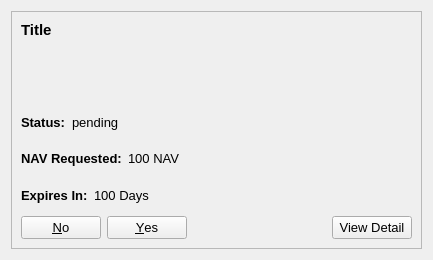
<?xml version="1.0" encoding="UTF-8"?>
<ui version="4.0">
 <class>CommunityFundDisplay</class>
 <widget class="QWidget" name="CommunityFundDisplay">
  <property name="geometry">
   <rect>
    <x>0</x>
    <y>0</y>
    <width>433</width>
    <height>260</height>
   </rect>
  </property>
  <property name="sizePolicy">
   <sizepolicy hsizetype="Maximum" vsizetype="Maximum">
    <horstretch>0</horstretch>
    <verstretch>0</verstretch>
   </sizepolicy>
  </property>
  <property name="minimumSize">
   <size>
    <width>433</width>
    <height>260</height>
   </size>
  </property>
  <property name="maximumSize">
   <size>
    <width>433</width>
    <height>260</height>
   </size>
  </property>
  <property name="baseSize">
   <size>
    <width>433</width>
    <height>433</height>
   </size>
  </property>
  <property name="windowTitle">
   <string>Form</string>
  </property>
  <layout class="QVBoxLayout" name="verticalLayout_2">
   <item>
    <widget class="QFrame" name="frame">
     <property name="sizePolicy">
      <sizepolicy hsizetype="Maximum" vsizetype="Maximum">
       <horstretch>0</horstretch>
       <verstretch>0</verstretch>
      </sizepolicy>
     </property>
     <property name="maximumSize">
      <size>
       <width>433</width>
       <height>433</height>
      </size>
     </property>
     <property name="baseSize">
      <size>
       <width>433</width>
       <height>433</height>
      </size>
     </property>
     <property name="frameShape">
      <enum>QFrame::StyledPanel</enum>
     </property>
     <property name="frameShadow">
      <enum>QFrame::Raised</enum>
     </property>
     <layout class="QVBoxLayout" name="verticalLayout">
      <item>
       <widget class="QLabel" name="title">
        <property name="sizePolicy">
         <sizepolicy hsizetype="Maximum" vsizetype="MinimumExpanding">
          <horstretch>0</horstretch>
          <verstretch>0</verstretch>
         </sizepolicy>
        </property>
        <property name="minimumSize">
         <size>
          <width>433</width>
          <height>30</height>
         </size>
        </property>
        <property name="maximumSize">
         <size>
          <width>433</width>
          <height>80</height>
         </size>
        </property>
        <property name="baseSize">
         <size>
          <width>0</width>
          <height>0</height>
         </size>
        </property>
        <property name="font">
         <font>
          <pointsize>11</pointsize>
          <weight>75</weight>
          <bold>true</bold>
         </font>
        </property>
        <property name="text">
         <string>Title</string>
        </property>
        <property name="alignment">
         <set>Qt::AlignLeading|Qt::AlignLeft|Qt::AlignTop</set>
        </property>
        <property name="wordWrap">
         <bool>true</bool>
        </property>
        <property name="openExternalLinks">
         <bool>true</bool>
        </property>
        <property name="textInteractionFlags">
         <set>Qt::LinksAccessibleByMouse</set>
        </property>
       </widget>
      </item>
      <item>
       <layout class="QVBoxLayout" name="verticalLayoutProposal">
        <item>
         <layout class="QHBoxLayout" name="horizontalLayoutStatus">
          <item>
           <widget class="QLabel" name="labelTitleStatus">
            <property name="sizePolicy">
             <sizepolicy hsizetype="Maximum" vsizetype="Preferred">
              <horstretch>0</horstretch>
              <verstretch>0</verstretch>
             </sizepolicy>
            </property>
            <property name="font">
             <font>
              <pointsize>10</pointsize>
              <weight>75</weight>
              <bold>true</bold>
             </font>
            </property>
            <property name="text">
             <string>Status:</string>
            </property>
           </widget>
          </item>
          <item>
           <widget class="QLabel" name="labelStatus">
            <property name="baseSize">
             <size>
              <width>433</width>
              <height>433</height>
             </size>
            </property>
            <property name="font">
             <font>
              <pointsize>10</pointsize>
             </font>
            </property>
            <property name="text">
             <string>pending</string>
            </property>
           </widget>
          </item>
         </layout>
        </item>
        <item>
         <layout class="QHBoxLayout" name="horizontalLayoutRequested">
          <item>
           <widget class="QLabel" name="labelTitleRequested">
            <property name="sizePolicy">
             <sizepolicy hsizetype="Maximum" vsizetype="Preferred">
              <horstretch>0</horstretch>
              <verstretch>0</verstretch>
             </sizepolicy>
            </property>
            <property name="font">
             <font>
              <pointsize>10</pointsize>
              <weight>75</weight>
              <bold>true</bold>
             </font>
            </property>
            <property name="text">
             <string>NAV Requested:</string>
            </property>
           </widget>
          </item>
          <item>
           <widget class="QLabel" name="labelRequested">
            <property name="font">
             <font>
              <pointsize>10</pointsize>
             </font>
            </property>
            <property name="text">
             <string>100 NAV</string>
            </property>
           </widget>
          </item>
         </layout>
        </item>
        <item>
         <layout class="QHBoxLayout" name="horizontalLayoutDuration">
          <item>
           <widget class="QLabel" name="labelTitleDuration">
            <property name="sizePolicy">
             <sizepolicy hsizetype="Maximum" vsizetype="Preferred">
              <horstretch>0</horstretch>
              <verstretch>0</verstretch>
             </sizepolicy>
            </property>
            <property name="font">
             <font>
              <pointsize>10</pointsize>
              <weight>75</weight>
              <bold>true</bold>
             </font>
            </property>
            <property name="text">
             <string>Expires In:</string>
            </property>
           </widget>
          </item>
          <item>
           <widget class="QLabel" name="labelDuration">
            <property name="font">
             <font>
              <pointsize>10</pointsize>
             </font>
            </property>
            <property name="text">
             <string>100 Days</string>
            </property>
           </widget>
          </item>
         </layout>
        </item>
        <item>
         <layout class="QHBoxLayout" name="horizontalLayoutButtons">
          <item>
           <widget class="QDialogButtonBox" name="buttonBoxVote">
            <property name="font">
             <font>
              <pointsize>10</pointsize>
             </font>
            </property>
            <property name="layoutDirection">
             <enum>Qt::RightToLeft</enum>
            </property>
            <property name="standardButtons">
             <set>QDialogButtonBox::No|QDialogButtonBox::Yes</set>
            </property>
           </widget>
          </item>
          <item>
           <widget class="QPushButton" name="pushButtonDetails">
            <property name="font">
             <font>
              <pointsize>10</pointsize>
             </font>
            </property>
            <property name="text">
             <string>View Detail</string>
            </property>
           </widget>
          </item>
         </layout>
        </item>
       </layout>
      </item>
     </layout>
    </widget>
   </item>
  </layout>
 </widget>
 <resources/>
 <connections/>
</ui>
